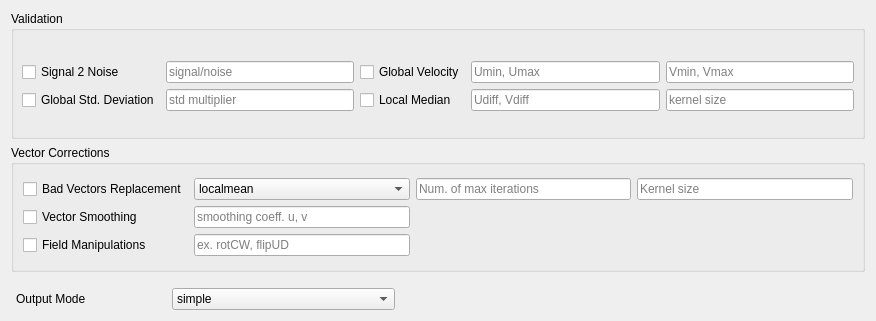
                   <widget class="QWidget" name="PosPage">
                    <property name="geometry">
                     <rect>
                      <x>0</x>
                      <y>0</y>
                      <width>876</width>
                      <height>321</height>
                     </rect>
                    </property>
                    <attribute name="label">
                     <string>Post-Process</string>
                    </attribute>
                    <layout class="QGridLayout" name="gridLayout_10">
                     <item row="0" column="0">
                      <widget class="QGroupBox" name="groupBox_9">
                       <property name="title">
                        <string>Validation</string>
                       </property>
                       <layout class="QGridLayout" name="gridLayout_21">
                        <property name="leftMargin">
                         <number>8</number>
                        </property>
                        <property name="topMargin">
                         <number>10</number>
                        </property>
                        <property name="rightMargin">
                         <number>8</number>
                        </property>
                        <property name="bottomMargin">
                         <number>5</number>
                        </property>
                        <item row="0" column="0">
                         <layout class="QGridLayout" name="gridLayout_22">
                          <item row="1" column="1">
                           <widget class="QLineEdit" name="pos_std_LE">
                            <property name="placeholderText">
                             <string>std multiplier</string>
                            </property>
                           </widget>
                          </item>
                          <item row="0" column="1">
                           <widget class="QLineEdit" name="pos_s2n_ratio_LE">
                            <property name="enabled">
                             <bool>true</bool>
                            </property>
                            <property name="whatsThis">
                             <string>&lt;html&gt;&lt;head/&gt;&lt;body&gt;&lt;p&gt;&lt;br/&gt;&lt;/p&gt;&lt;/body&gt;&lt;/html&gt;</string>
                            </property>
                            <property name="text">
                             <string/>
                            </property>
                            <property name="frame">
                             <bool>true</bool>
                            </property>
                            <property name="placeholderText">
                             <string>signal/noise</string>
                            </property>
                           </widget>
                          </item>
                          <item row="0" column="3">
                           <widget class="QLineEdit" name="pos_gv_ulim_LE">
                            <property name="placeholderText">
                             <string>Umin, Umax</string>
                            </property>
                           </widget>
                          </item>
                          <item row="1" column="0">
                           <widget class="QCheckBox" name="pos_std_CB">
                            <property name="enabled">
                             <bool>true</bool>
                            </property>
                            <property name="text">
                             <string>Global Std. Deviation</string>
                            </property>
                           </widget>
                          </item>
                          <item row="1" column="2">
                           <widget class="QCheckBox" name="pos_localvelocity_CB">
                            <property name="enabled">
                             <bool>true</bool>
                            </property>
                            <property name="text">
                             <string>Local Median</string>
                            </property>
                           </widget>
                          </item>
                          <item row="1" column="3">
                           <widget class="QLineEdit" name="pos_lv_uvdiff_LE">
                            <property name="placeholderText">
                             <string>Udiff, Vdiff</string>
                            </property>
                           </widget>
                          </item>
                          <item row="0" column="0">
                           <widget class="QCheckBox" name="pos_sig2noise_CB">
                            <property name="enabled">
                             <bool>true</bool>
                            </property>
                            <property name="text">
                             <string>Signal 2 Noise</string>
                            </property>
                           </widget>
                          </item>
                          <item row="0" column="2">
                           <widget class="QCheckBox" name="pos_globalvelocity_CB">
                            <property name="enabled">
                             <bool>true</bool>
                            </property>
                            <property name="text">
                             <string>Global Velocity</string>
                            </property>
                           </widget>
                          </item>
                          <item row="1" column="4">
                           <widget class="QLineEdit" name="pos_lv_kernel_LE">
                            <property name="placeholderText">
                             <string>kernel size</string>
                            </property>
                           </widget>
                          </item>
                          <item row="0" column="4">
                           <widget class="QLineEdit" name="pos_gv_vlim_LE">
                            <property name="placeholderText">
                             <string>Vmin, Vmax</string>
                            </property>
                           </widget>
                          </item>
                         </layout>
                        </item>
                       </layout>
                      </widget>
                     </item>
                     <item row="1" column="0">
                      <widget class="QGroupBox" name="groupBox_10">
                       <property name="title">
                        <string>Vector Corrections</string>
                       </property>
                       <layout class="QGridLayout" name="gridLayout_14">
                        <property name="leftMargin">
                         <number>9</number>
                        </property>
                        <item row="0" column="0">
                         <layout class="QGridLayout" name="gridLayout_6">
                          <item row="0" column="0" colspan="2">
                           <widget class="QCheckBox" name="pos_badvector_CB">
                            <property name="enabled">
                             <bool>true</bool>
                            </property>
                            <property name="text">
                             <string>Bad Vectors Replacement</string>
                            </property>
                           </widget>
                          </item>
                          <item row="0" column="3">
                           <widget class="QLineEdit" name="pos_bv_niterations_LE">
                            <property name="placeholderText">
                             <string>Num. of max iterations</string>
                            </property>
                           </widget>
                          </item>
                          <item row="0" column="2">
                           <widget class="QComboBox" name="pos_bv_method_CB">
                            <property name="sizePolicy">
                             <sizepolicy hsizetype="Expanding" vsizetype="Fixed">
                              <horstretch>0</horstretch>
                              <verstretch>0</verstretch>
                             </sizepolicy>
                            </property>
                            <item>
                             <property name="text">
                              <string>localmean</string>
                             </property>
                            </item>
                            <item>
                             <property name="text">
                              <string>disk</string>
                             </property>
                            </item>
                            <item>
                             <property name="text">
                              <string>distance</string>
                             </property>
                            </item>
                           </widget>
                          </item>
                          <item row="0" column="4">
                           <widget class="QLineEdit" name="pos_bv_kernel_LE">
                            <property name="placeholderText">
                             <string>Kernel size</string>
                            </property>
                           </widget>
                          </item>
                          <item row="1" column="2">
                           <widget class="QLineEdit" name="pos_smth_factor_LE">
                            <property name="placeholderText">
                             <string>smoothing coeff. u, v</string>
                            </property>
                           </widget>
                          </item>
                          <item row="1" column="0" colspan="2">
                           <widget class="QCheckBox" name="pos_smoothing_CB">
                            <property name="enabled">
                             <bool>true</bool>
                            </property>
                            <property name="sizePolicy">
                             <sizepolicy hsizetype="Minimum" vsizetype="Fixed">
                              <horstretch>0</horstretch>
                              <verstretch>0</verstretch>
                             </sizepolicy>
                            </property>
                            <property name="text">
                             <string>Vector Smoothing</string>
                            </property>
                           </widget>
                          </item>
                          <item row="2" column="2">
                           <widget class="QLineEdit" name="pos_fm_LE">
                            <property name="placeholderText">
                             <string>ex. rotCW, flipUD</string>
                            </property>
                           </widget>
                          </item>
                          <item row="2" column="0" colspan="2">
                           <widget class="QCheckBox" name="pos_fieldmanip_CB">
                            <property name="enabled">
                             <bool>true</bool>
                            </property>
                            <property name="text">
                             <string>Field Manipulations</string>
                            </property>
                           </widget>
                          </item>
                         </layout>
                        </item>
                       </layout>
                      </widget>
                     </item>
                     <item row="2" column="0">
                      <layout class="QHBoxLayout" name="horizontalLayout_3" stretch="0,1,2">
                       <property name="spacing">
                        <number>6</number>
                       </property>
                       <property name="sizeConstraint">
                        <enum>QLayout::SetDefaultConstraint</enum>
                       </property>
                       <property name="leftMargin">
                        <number>5</number>
                       </property>
                       <property name="topMargin">
                        <number>10</number>
                       </property>
                       <property name="rightMargin">
                        <number>25</number>
                       </property>
                       <item>
                        <widget class="QLabel" name="label_15">
                         <property name="sizePolicy">
                          <sizepolicy hsizetype="Minimum" vsizetype="Preferred">
                           <horstretch>0</horstretch>
                           <verstretch>0</verstretch>
                          </sizepolicy>
                         </property>
                         <property name="minimumSize">
                          <size>
                           <width>150</width>
                           <height>0</height>
                          </size>
                         </property>
                         <property name="text">
                          <string>Output Mode</string>
                         </property>
                         <property name="alignment">
                          <set>Qt::AlignLeading|Qt::AlignLeft|Qt::AlignVCenter</set>
                         </property>
                        </widget>
                       </item>
                       <item>
                        <widget class="QComboBox" name="pos_output_CB">
                         <item>
                          <property name="text">
                           <string>simple</string>
                          </property>
                         </item>
                         <item>
                          <property name="text">
                           <string>extended</string>
                          </property>
                         </item>
                        </widget>
                       </item>
                       <item>
                        <spacer name="horizontalSpacer_2">
                         <property name="orientation">
                          <enum>Qt::Horizontal</enum>
                         </property>
                         <property name="sizeType">
                          <enum>QSizePolicy::Preferred</enum>
                         </property>
                         <property name="sizeHint" stdset="0">
                          <size>
                           <width>40</width>
                           <height>20</height>
                          </size>
                         </property>
                        </spacer>
                       </item>
                      </layout>
                     </item>
                    </layout>
                   </widget>
